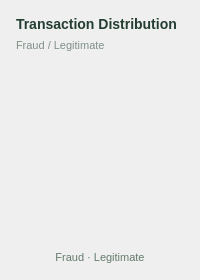
                                    <widget class="QFrame" name="distributionCard">
                                      <property name="role" stdset="0">
                                        <string>card</string>
                                      </property>
                                      <layout class="QVBoxLayout" name="distributionCardLayout">
                                        <property name="leftMargin">
                                          <number>16</number>
                                        </property>
                                        <property name="topMargin">
                                          <number>16</number>
                                        </property>
                                        <property name="rightMargin">
                                          <number>16</number>
                                        </property>
                                        <property name="bottomMargin">
                                          <number>16</number>
                                        </property>
                                        <property name="spacing">
                                          <number>7</number>
                                        </property>
                                        <item>
                                          <widget class="QLabel" name="distributionCardTitle">
                                            <property name="text">
                                              <string>Transaction Distribution</string>
                                            </property>
                                            <property name="styleSheet">
                                              <string>font-size:14px;color:#243D31;font-weight:700;background:transparent;</string>
                                            </property>
                                            <property name="wordWrap">
                                              <bool>false</bool>
                                            </property>
                                          </widget>
                                        </item>
                                        <item>
                                          <widget class="QLabel" name="distributionCardSubtitle">
                                            <property name="text">
                                              <string>Fraud / Legitimate</string>
                                            </property>
                                            <property name="styleSheet">
                                              <string>font-size:11px;color:#809087;font-weight:400;background:transparent;</string>
                                            </property>
                                            <property name="wordWrap">
                                              <bool>false</bool>
                                            </property>
                                          </widget>
                                        </item>
                                        <item>
                                          <widget class="QWidget" name="distributionHost">
                                            <property name="minimumSize">
                                              <size>
                                                <width>0</width>
                                                <height>185</height>
                                              </size>
                                            </property>
                                            <layout class="QVBoxLayout" name="distributionHostLayout">
                                              <property name="leftMargin">
                                                <number>0</number>
                                              </property>
                                              <property name="topMargin">
                                                <number>0</number>
                                              </property>
                                              <property name="rightMargin">
                                                <number>0</number>
                                              </property>
                                              <property name="bottomMargin">
                                                <number>0</number>
                                              </property>
                                              <property name="spacing">
                                                <number>0</number>
                                              </property>
                                            </layout>
                                          </widget>
                                        </item>
                                        <item>
                                          <widget class="QLabel" name="distributionLegend">
                                            <property name="text">
                                              <string>Fraud · Legitimate</string>
                                            </property>
                                            <property name="styleSheet">
                                              <string>font-size:11px;color:#657B6C;font-weight:400;background:transparent;</string>
                                            </property>
                                            <property name="wordWrap">
                                              <bool>false</bool>
                                            </property>
                                            <property name="alignment">
                                              <set>Qt::AlignCenter</set>
                                            </property>
                                          </widget>
                                        </item>
                                      </layout>
                                      <property name="styleSheet">
                                        <string>QFrame#distributionCard {background:white;border:1px solid #DFE8DF;border-radius:12px;}</string>
                                      </property>
                                    </widget>
